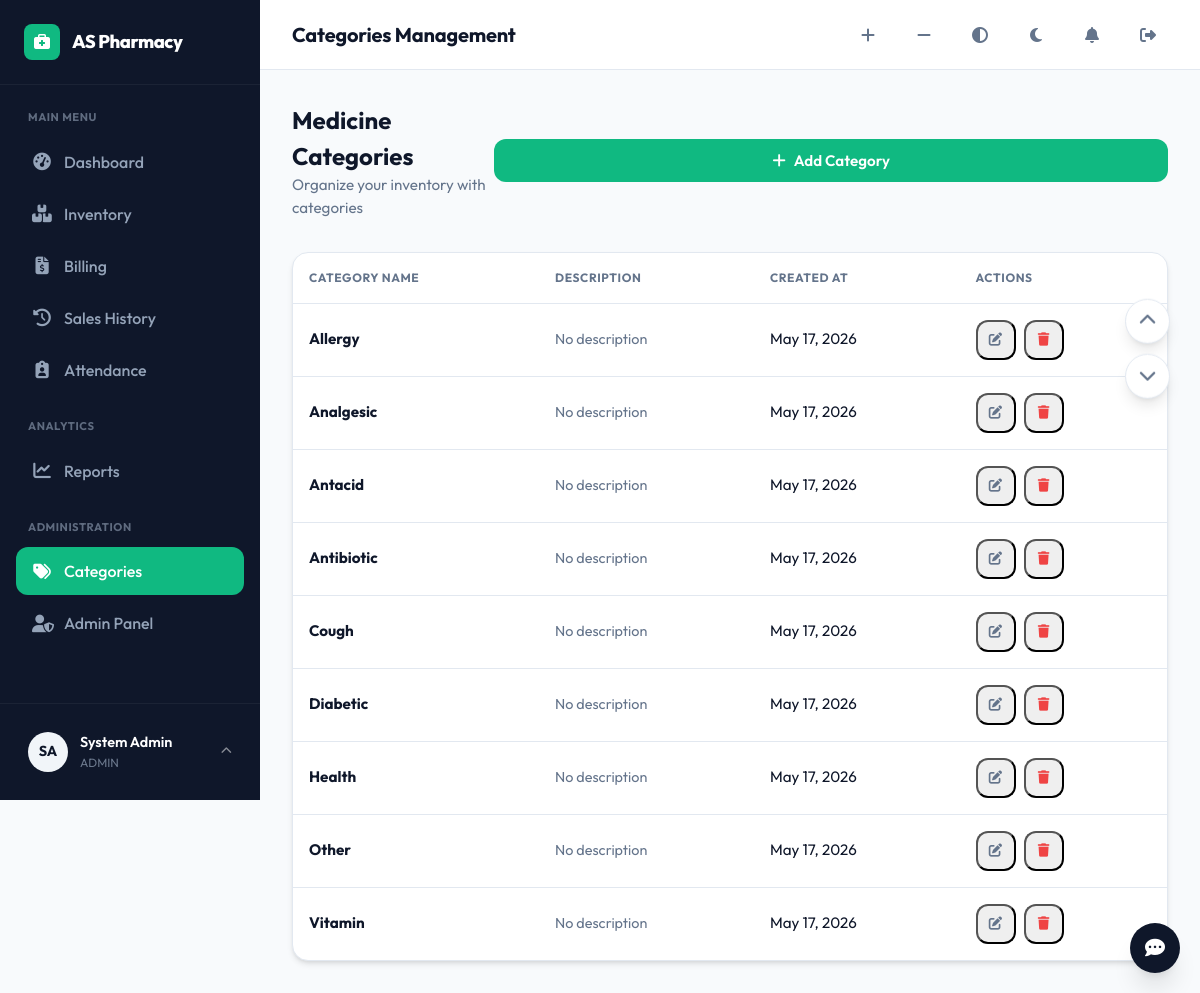
The app's page /categories.php (signed in) with its own data.
### tables this page shows
CREATE TABLE IF NOT EXISTS categories (
    id INT AUTO_INCREMENT PRIMARY KEY,
    name VARCHAR(50) NOT NULL UNIQUE,
    description TEXT,
    created_at TIMESTAMP DEFAULT CURRENT_TIMESTAMP
);

### categories.php (the view, shortened to what this page needs)
<?php
require_once 'config.php';
$result = $conn->query("SELECT * FROM categories ORDER BY name ASC");
$allCats = [];
while ($row = $result->fetch_assoc()) {
    $allCats[] = $row;
}
?>
<!DOCTYPE html>
<html lang="en">
<head>
    <link rel="stylesheet" href="https://cdnjs.cloudflare.com/ajax/libs/font-awesome/6.5.1/css/all.min.css">
    <link rel="stylesheet" href="assets/css/style.css">
</head>
<body>
    <div class="app-container">
        <div class="main-wrapper">
            <main class="content-area">
                <div style="display: flex; justify-content: space-between; align-items: center; margin-bottom: 2rem;">
                    <div>
                        <h2 style="font-size: 1.5rem;">Medicine Categories</h2>
                        <p style="color: var(--text-muted); font-size: 0.95rem;">Organize your inventory with categories</p>
                    </div>
                    <button class="btn btn-primary" onclick="openCatModal()">
                        <i class="fa-solid fa-plus"></i> Add Category
                    </button>
                </div>
                <div class="card" style="padding: 0; overflow: hidden;">
                    <div class="table-container">
                        <table>
                            <thead>
                                <tr>
                                    <th>Category Name</th>
                                    <th>Description</th>
                                    <th>Created At</th>
                                    <th>Actions</th>
                                </tr>
                            </thead>
                            <tbody>
                                <?php foreach($allCats as $cat): ?>
                                <tr>
                                    <td><strong><?php echo $cat['name']; ?></strong></td>
                                    <td style="color: var(--text-muted); font-size: 0.9rem;"><?php echo $cat['description'] ?: 'No description'; ?></td>
                                    <td><?php echo date('M d, Y', strtotime($cat['created_at'])); ?></td>
                                    <td>
                                        <div style="display: flex; gap: 0.5rem;">
                                            <button class="action-btn" onclick="editCat(<?php echo $cat['id']; ?>, '<?php echo addslashes($cat['name']); ?>', '<?php echo addslashes($cat['description']); ?>')"><i class="fa-solid fa-pen-to-square"></i></button>
                                            <button class="action-btn" onclick="if(confirm('Delete this category?')) window.location.href='categories.php?delete=<?php echo $cat['id']; ?>'" style="color: var(--danger);"><i class="fa-solid fa-trash"></i></button>
                                        </div>
                                    </td>
                                </tr>
                                <?php endforeach; ?>
                            </tbody>
                        </table>
                    </div>
                </div>
            </main>
        </div>
    </div>
</body>
</html>

### assets/css/style.css (style rules this page uses)
:root { --primary: #0f172a; --primary-light: #1e293b; --accent: #10b981; --accent-dark: #059669; --accent-glow: rgba(16, 185, 129, 0.15); --success: #10b981; --warning: #f59e0b; --danger: #ef4444; --info: #3b82f6; --bg: #f8fafc; --surface: #ffffff; --surface-alt: #f1f5f9; --border: #e2e8f0; --border-hover: #cbd5e1; --text: #0f172a; --text-muted: #64748b; --text-light: #94a3b8; --sidebar-width: 260px; --topbar-height: 70px; --radius-sm: 8px; --radius-md: 12px; --radius-lg: 16px; --radius-xl: 24px; --shadow-sm: 0 1px 2px 0 rgb(0 0 0 / 0.05); --shadow: 0 4px 6px -1px rgb(0 0 0 / 0.1), 0 2px 4px -2px rgb(0 0 0 / 0.1); --shadow-md: 0 10px 15px -3px rgb(0 0 0 / 0.1), 0 4px 6px -4px rgb(0 0 0 / 0.1); --shadow-lg: 0 20px 25px -5px rgb(0 0 0 / 0.1), 0 8px 10px -6px rgb(0 0 0 / 0.1); --transition: all 0.3s cubic-bezier(0.4, 0, 0.2, 1); --primary-glow: rgba(15, 23, 42, 0.08); }
* { margin: 0; padding: 0; box-sizing: border-box; }
body { font-family: 'Outfit', sans-serif; background-color: var(--bg); color: var(--text); line-height: 1.5; overflow-x: hidden; transition: background-color 0.3s ease; }
h1, h2, h3, h4, h5, h6 { font-weight: 700; color: var(--text); }
.btn { display: inline-flex; align-items: center; justify-content: center; gap: 0.5rem; padding: 0.75rem 1.5rem; border-radius: var(--radius-md); font-weight: 600; font-size: 0.95rem; cursor: pointer; transition: var(--transition); border: none; font-family: inherit; }
.btn-primary { background: var(--accent); color: white; width: 100%; }
.app-container { display: flex; min-height: 100vh; }
.main-wrapper { margin-left: var(--sidebar-width); flex: 1; display: flex; flex-direction: column; min-width: 0; }
.action-btn { width: 40px; height: 40px; display: flex; align-items: center; justify-content: center; border-radius: var(--radius-md); color: var(--text-muted); cursor: pointer; transition: var(--transition); position: relative; }
.content-area { padding: 2rem; flex: 1; }
.card { background: var(--surface); border-radius: var(--radius-lg); border: 1px solid var(--border); padding: 1.5rem; box-shadow: var(--shadow); }
.table-container { overflow-x: auto; }
table { width: 100%; border-collapse: collapse; }
th { text-align: left; padding: 1rem; font-size: 0.75rem; font-weight: 700; text-transform: uppercase; letter-spacing: 0.05em; color: var(--text-muted); border-bottom: 1px solid var(--border); }
td { padding: 1rem; font-size: 0.95rem; border-bottom: 1px solid var(--border); }
tr:last-child td { border-bottom: none; }

### records on screen
categories: name "Allergy", description "No description", created_at "May 17, 2026"
categories: name "Analgesic", description "No description", created_at "May 17, 2026"
categories: name "Antacid", description "No description", created_at "May 17, 2026"
categories: name "Antibiotic", description "No description", created_at "May 17, 2026"
categories: name "Cough", description "No description", created_at "May 17, 2026"
categories: name "Diabetic", description "No description", created_at "May 17, 2026"
categories: name "Health", description "No description", created_at "May 17, 2026"
categories: name "Other", description "No description", created_at "May 17, 2026"
categories: name "Vitamin", description "No description", created_at "May 17, 2026"
